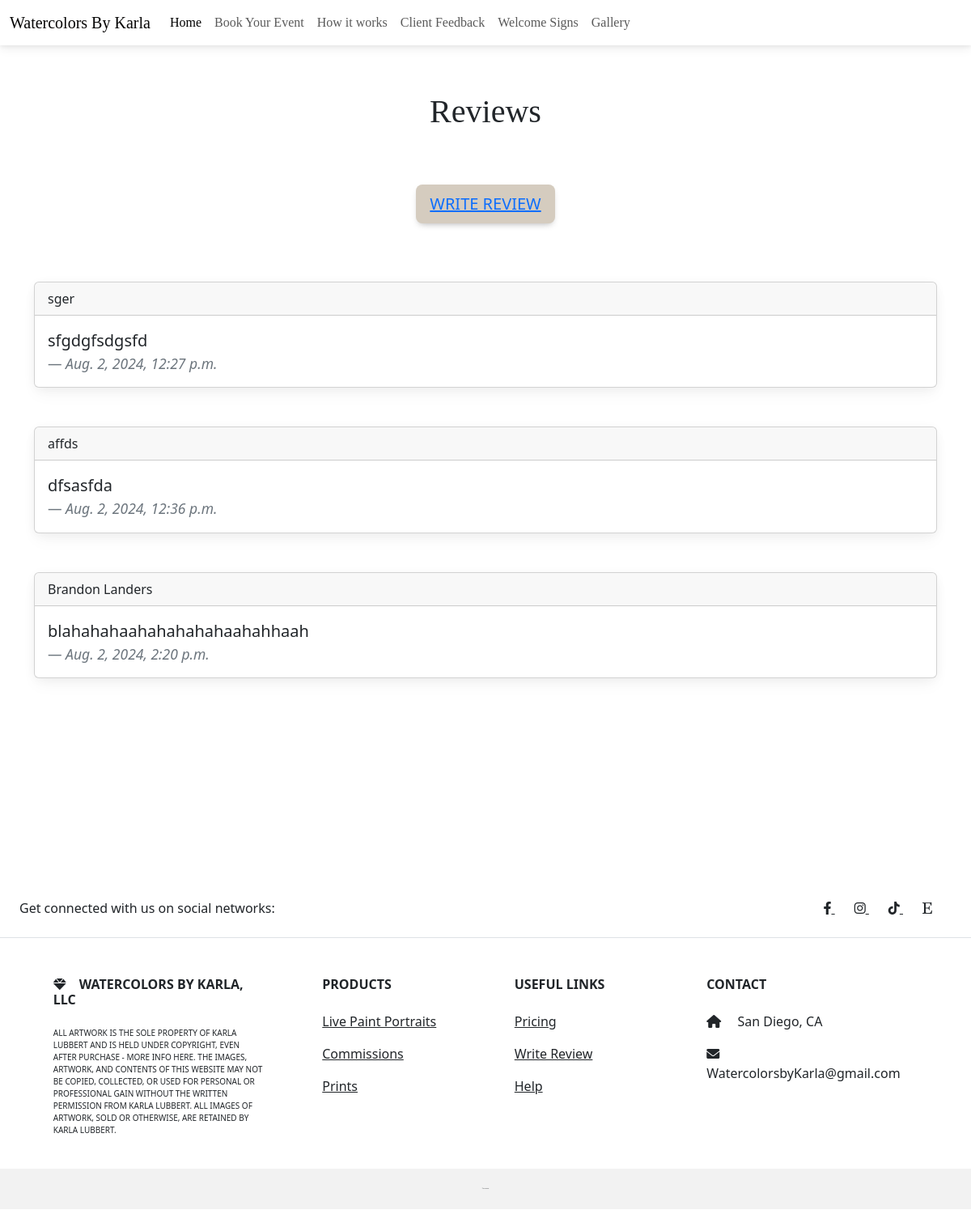
The app's page /reviews/list/ with its own data.
### reviews/models.py (models this page shows, shortened)
class Review(models.Model):
    name = models.CharField(max_length=128)
    title = models.CharField(max_length=256)
    subtitle =models.CharField(max_length=256)
    body = models.TextField()
    created_on = models.DateTimeField(auto_now_add=True)

### reviews/views.py (the view)
# urls.py: path('list/', PostListView.as_view(), name= 'list'),
class PostListView(ListView):
    template_name= "reviews/list.html"
    model = Review

### templates/reviews/list.html (shortened to what this page needs)
{% extends 'base.html' %}
{% block content %}
<!doctype html>
<html lang="en" data-bs-theme="auto">
  <head><script src="/docs/5.3/assets/js/color-modes.js"></script>
    <link rel="stylesheet" href="https://cdn.jsdelivr.net/npm/@docsearch/css@3">
<link href="/docs/5.3/dist/css/bootstrap.min.css" rel="stylesheet">
    <link href="carousel.css" rel="stylesheet">
  </head>
  <body>
<main>
  <br><br>
    <center><h1 style="padding: 10px; font-family: Cambria, Cochin, Georgia, Times, 'Times New Roman', serif;">Reviews</h1>
      <br><br>
    <button style=" color: black; background-color: rgb(213, 204, 191);" type="button" class="btn btn-lg"><a href="{% url 'new' %}">Write Review</a></button>
    <br><br>
    </center>
    <br><br>
    {% for review in review_list %}
      <div class="card">
        <div class="card-header">
          {{ review.name }}
        </div>
        <div class="card-body">
          <blockquote class="blockquote mb-0">
            <p>{{ review.body | truncatechars:100 }}</p>
            <footer class="blockquote-footer"><cite title="Source Title">{{ review.created_on }}</cite></footer>
          </blockquote>
        </div>
      </div>
      <br><br>
    {% endfor %}
</main>
{% endblock %}

### static/css/base.css (style rules this page uses)
* { padding:0; margin: 0; }

### records on screen
Review: name "sger", body "sfgdgfsdgsfd", created_on "Aug. 2, 2024, 12:27 p.m."
Review: name "affds", body "dfsasfda", created_on "Aug. 2, 2024, 12:36 p.m."
Review: name "Brandon Landers", body "blahahahaahahahahahaahahhaah", created_on "Aug. 2, 2024, 2:20 p.m."
